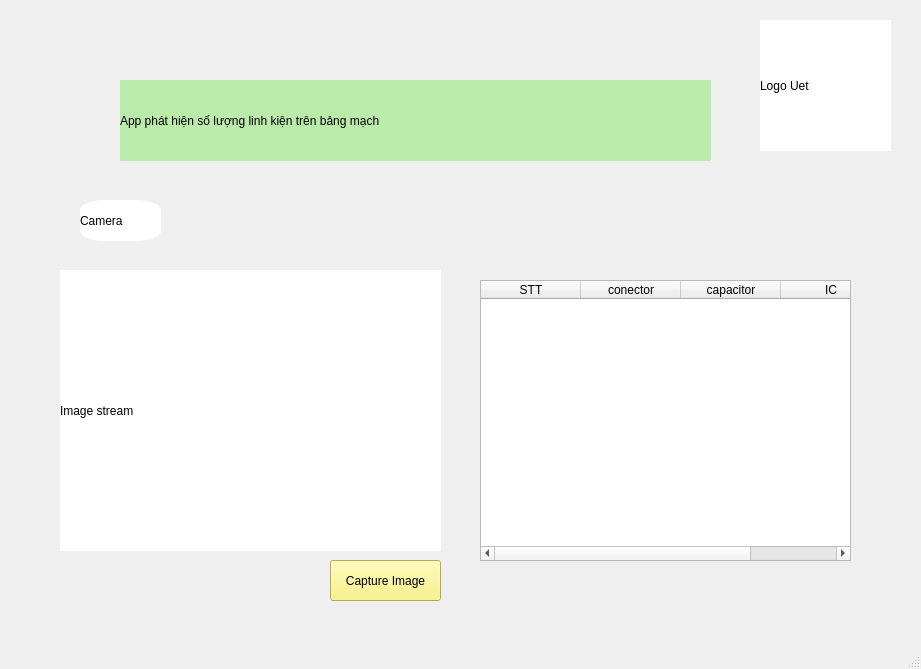
<?xml version="1.0" encoding="UTF-8"?>
<ui version="4.0">
 <class>MainWindow</class>
 <widget class="QMainWindow" name="MainWindow">
  <property name="geometry">
   <rect>
    <x>0</x>
    <y>0</y>
    <width>921</width>
    <height>669</height>
   </rect>
  </property>
  <property name="windowTitle">
   <string>MainWindow</string>
  </property>
  <widget class="QWidget" name="centralwidget">
   <widget class="QLabel" name="image_stream">
    <property name="geometry">
     <rect>
      <x>60</x>
      <y>270</y>
      <width>381</width>
      <height>281</height>
     </rect>
    </property>
    <property name="styleSheet">
     <string notr="true">background-color: rgb(255, 255, 255);</string>
    </property>
    <property name="text">
     <string>Image stream</string>
    </property>
   </widget>
   <widget class="QLabel" name="lbl_name_app">
    <property name="geometry">
     <rect>
      <x>120</x>
      <y>80</y>
      <width>591</width>
      <height>81</height>
     </rect>
    </property>
    <property name="styleSheet">
     <string notr="true">background-color:rgb(186, 235, 171);
font: 57 20pt &quot;Ubuntu&quot;;</string>
    </property>
    <property name="text">
     <string>App phát hiện số lượng linh kiện trên bảng mạch</string>
    </property>
   </widget>
   <widget class="QLabel" name="lbl_camera">
    <property name="geometry">
     <rect>
      <x>80</x>
      <y>200</y>
      <width>81</width>
      <height>41</height>
     </rect>
    </property>
    <property name="styleSheet">
     <string notr="true">background-color: rgb(255, 255, 255);
border-radius: solid 10px;</string>
    </property>
    <property name="text">
     <string>Camera</string>
    </property>
   </widget>
   <widget class="QTableWidget" name="lbl_compoment_table">
    <property name="geometry">
     <rect>
      <x>480</x>
      <y>280</y>
      <width>371</width>
      <height>281</height>
     </rect>
    </property>
    <column>
     <property name="text">
      <string>STT</string>
     </property>
    </column>
    <column>
     <property name="text">
      <string>conector</string>
     </property>
    </column>
    <column>
     <property name="text">
      <string>capacitor</string>
     </property>
    </column>
    <column>
     <property name="text">
      <string>IC</string>
     </property>
    </column>
   </widget>
   <widget class="QPushButton" name="btn_capture_image">
    <property name="geometry">
     <rect>
      <x>330</x>
      <y>560</y>
      <width>111</width>
      <height>41</height>
     </rect>
    </property>
    <property name="styleSheet">
     <string notr="true">background-color:rgb(249, 240, 107);</string>
    </property>
    <property name="text">
     <string>Capture Image</string>
    </property>
   </widget>
   <widget class="QLabel" name="logo_uet">
    <property name="geometry">
     <rect>
      <x>760</x>
      <y>20</y>
      <width>131</width>
      <height>131</height>
     </rect>
    </property>
    <property name="styleSheet">
     <string notr="true">background-color:#fff;</string>
    </property>
    <property name="text">
     <string>Logo Uet</string>
    </property>
   </widget>
  </widget>
  <widget class="QStatusBar" name="statusbar"/>
 </widget>
 <resources/>
 <connections/>
</ui>
